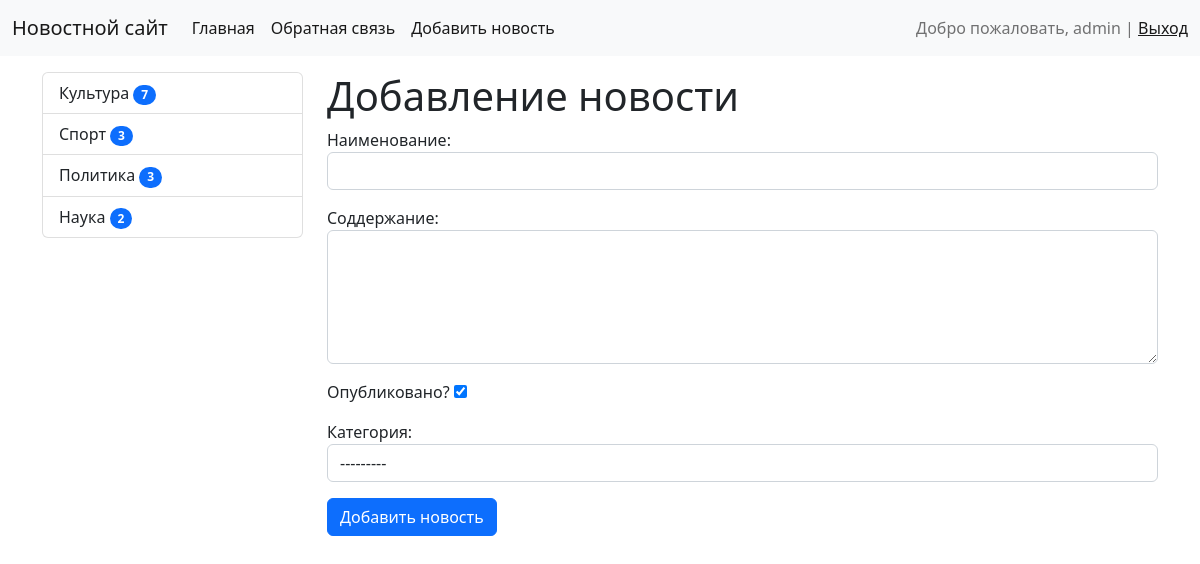
The app's page /news/add-news/ (signed in) with its own data.
### news/models.py (models this page shows)
class Category(models.Model):
    title = models.CharField(max_length=150, db_index=True, verbose_name='Наименование категорий')
    def get_absolute_url(self):
        return reverse('category', kwargs={'category_id': self.pk})
    def __str__(self):
        return self.title
    class Meta:
        verbose_name = 'Категорий'
        verbose_name_plural = 'Категорий'
        ordering = ['title']

### news/views.py (the view)
# urls.py: path('news/add-news/', CreateNews.as_view(), name='add_news')
class CreateNews(LoginRequiredMixin, CreateView):
    form_class = NewsForm
    template_name = 'news/add_news.html'
    login_url = '/admin/'

### news/forms.py (shortened to what this page needs)
class NewsForm(forms.ModelForm):
    class Meta:
        model = News
        fields = ['title', 'content', 'is_published', 'category']
        widgets = {
            'title': forms.TextInput(attrs={"class": "form-control"}),
            'content': forms.Textarea(attrs={"class": "form-control", "rows": 5}),
            'category': forms.Select(attrs={"class": "form-control"})
        }

### news/templatetags/news_tags.py (called while the page is built)
@register.inclusion_tag('news/list_categories.html')
def show_categories():
    categories = Category.objects.annotate(cnt=Count('news', filter=F('news__is_published'))).filter(cnt__gt=0)
    return {'categories': categories}

### news/templates/news/add_news.html (shortened to what this page needs)
{% extends 'base.html' %}
{% block sidebar %}
    {% include 'inc/_sidebar.html' %}
{% endblock %}
{% block content %}
    <h1>Добавление новости</h1>
    <form action="{% url 'add_news' %}" method="post">
        {{ form.as_p }}
        <button type="submit" class="btn btn-primary btn-block">Добавить новость</button>
    </form>
{% endblock %}

### templates/inc/_nav.html (shortened to what this page needs)
<nav class="navbar navbar-expand-lg bg-light">
    <div class="container-fluid">
        <a class="navbar-brand" href="{% url 'home' %}">Новостной сайт</a>
        <div class="collapse navbar-collapse" id="navbarSupportedContent">
            <ul class="navbar-nav me-auto mb-2 mb-lg-0">
                <li class="nav-item"><a class="nav-link active" aria-current="page" href="{% url 'home' %}">Главная</a>
                </li>
                <li class="nav-item"><a class="nav-link active" aria-current="page" href="{% url 'contact' %}">Обратная связь</a>
                </li>
                {% if request.user.is_authenticated %}
                    <li class="nav-item"><a class="nav-link active" aria-current="page" href="{% url 'add_news' %}">Добавить
                        новость</a></li>
                {% endif %}
            </ul>
        </div>
        <span class="navbar-text">
            {% if request.user.is_authenticated %}
                <span>Добро пожаловать, {{ user.username }} | <a href="{% url 'logout' %}">Выход</a></span>
            {% else %}
                <a href="{% url 'register' %}"> Register </a> | <a href="{% url 'login' %}"> Login </a>
            {% endif %}
        </span>
    </div>
</nav>

### news/templates/news/list_categories.html
<div class="list-group">
    {% for item in categories %}
        <a href="{{ item.get_absolute_url }}" class="list-group-item list-group-item-action">
            {{ item.title }}
             <span class="badge bg-primary rounded-pill">{{ item.cnt }}</span>
        </a>
    {% endfor %}
</div>

### records on screen
Category: title "Культура", cnt "7"
Category: title "Спорт", cnt "3"
Category: title "Политика", cnt "3"
Category: title "Наука", cnt "2"

### other values on screen
{{ user.username }} "admin"
